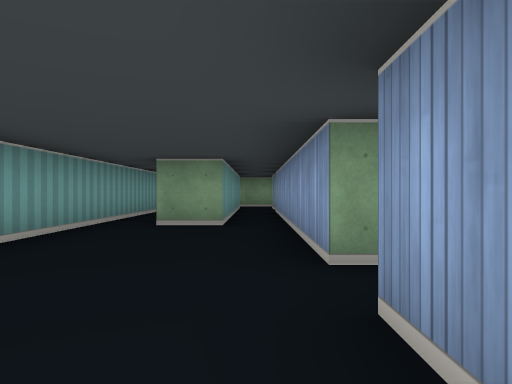
view 1 (above)

19 first-person views from a walk through a cub3D level. The camera is about half as high as the walls, looks level and sees 70° across. The floor is counted in squares. Each view is taken from the middle of a square. On the plan, view 1 faces up. The plan holds only what a view shows up to about 9 squares ahead; the rest is blank.

view 2
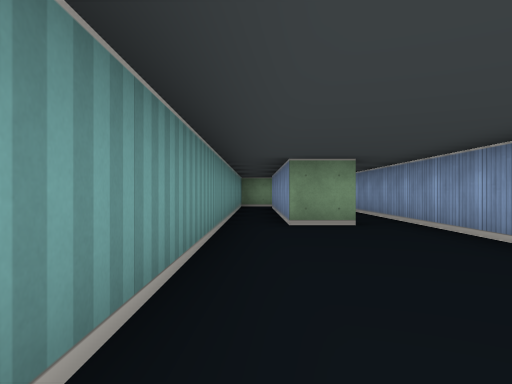

view 3
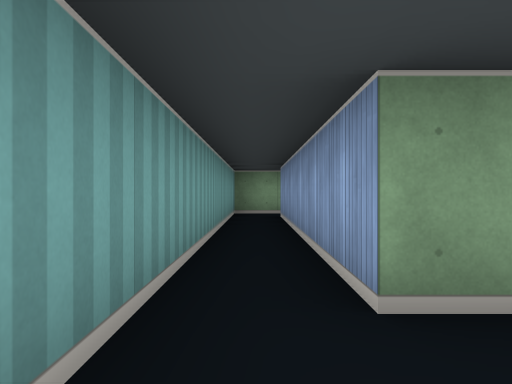

view 4
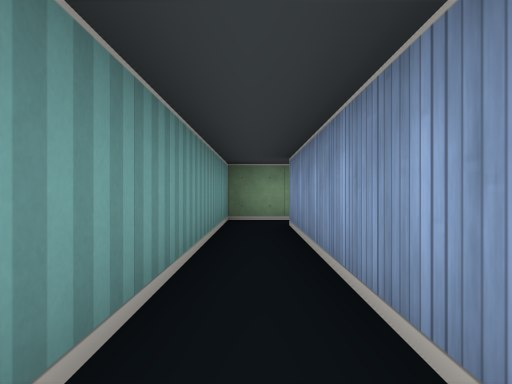

view 5
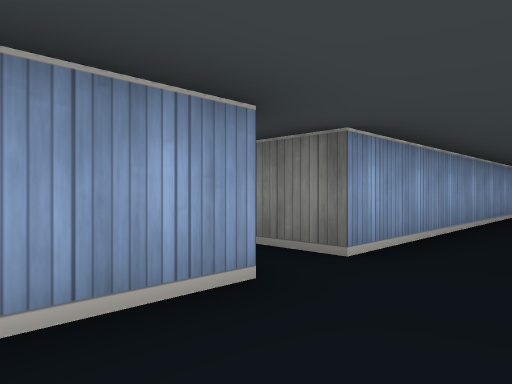

view 6
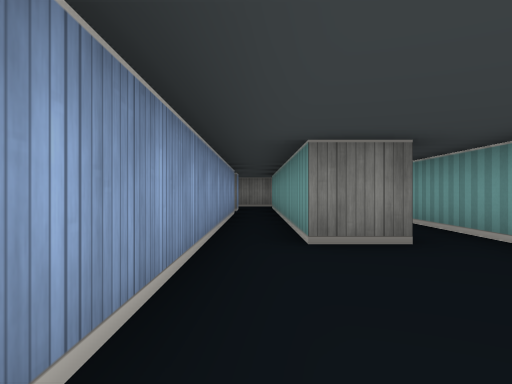

view 7
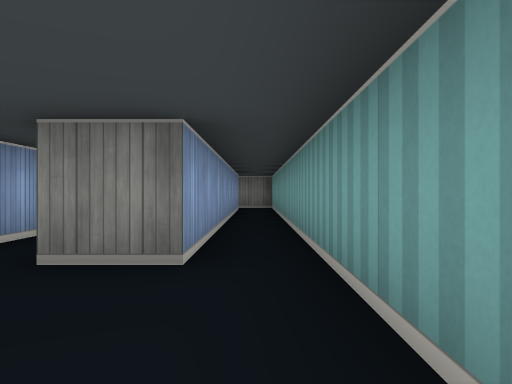

view 8
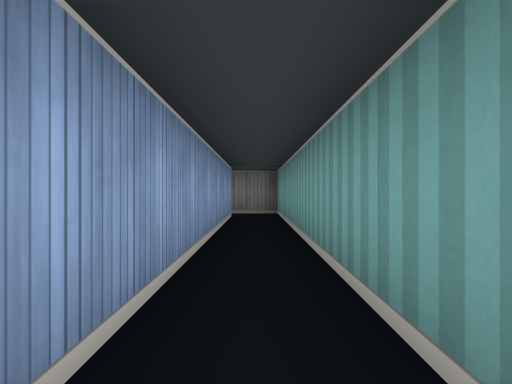

view 9
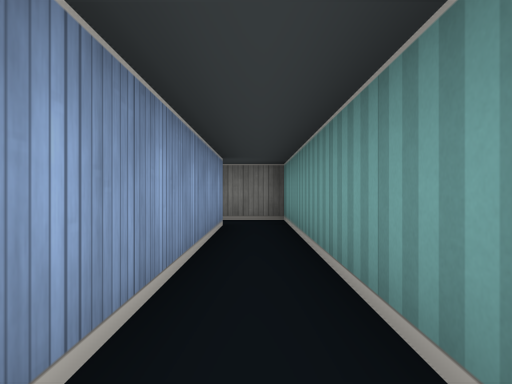

view 10
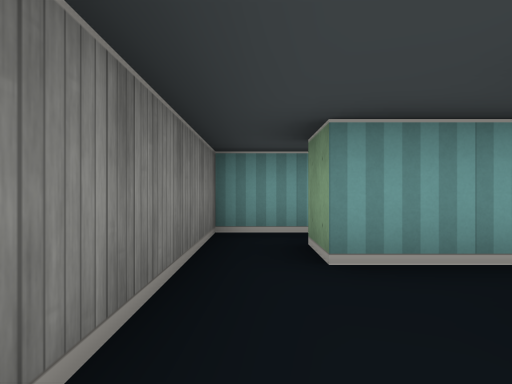

view 11
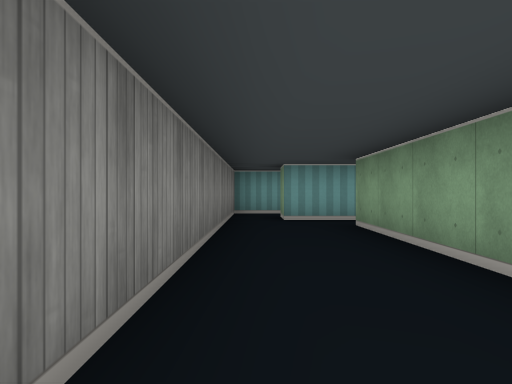

view 12
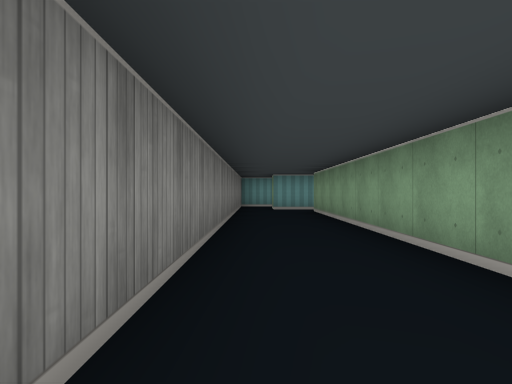

view 13
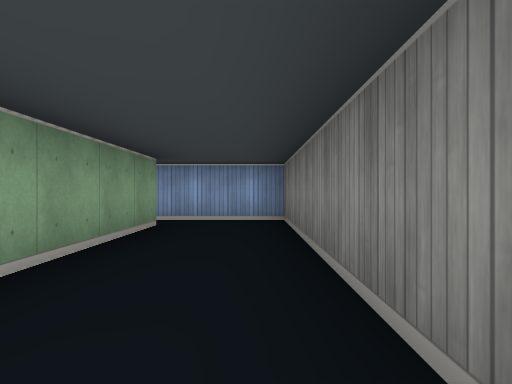

view 14
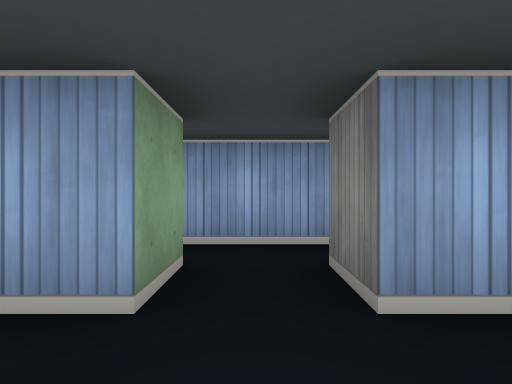

view 15
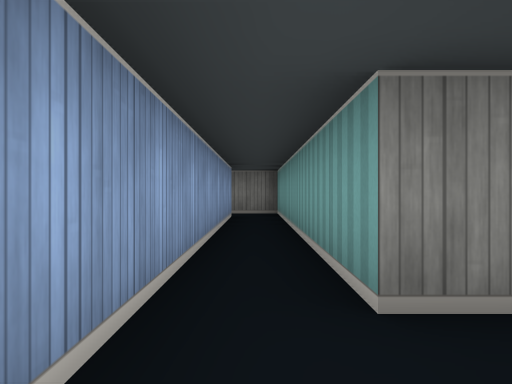

view 16
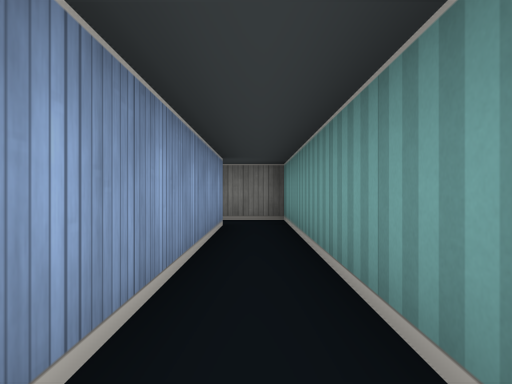

view 17
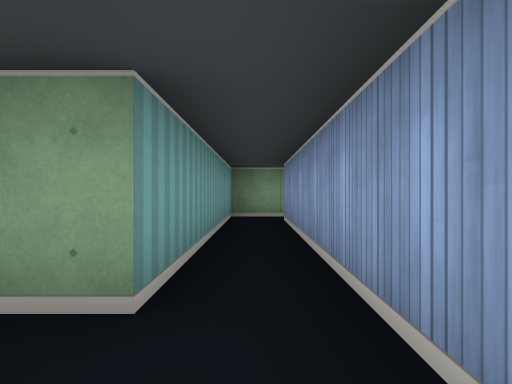

view 18
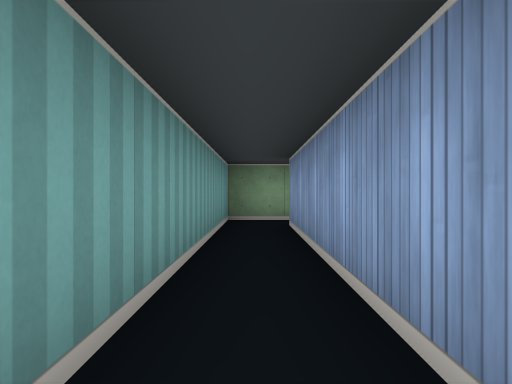

view 19
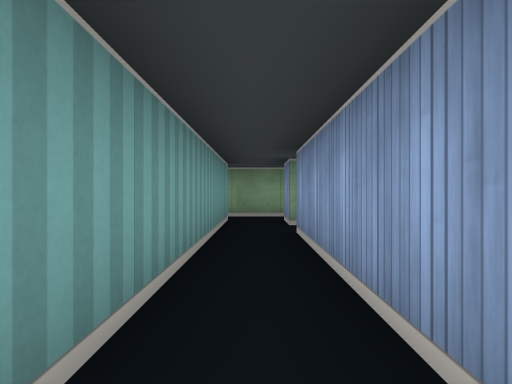

### Floor plan
Points are (right, up) in squares from view 1. A wall is a line through its corners. A room is listed if a view was taken in it or the views show most of it. See-through windows are left out.
Room 1 (views 1, 2, 3, 4, 5, 6, 7, 8, 9, 14, 19)
walls: (0.5, 2.5) (0.5, 5.5); (-0.5, 5.5) (-1.5, 5.5) (-1.5, 11.4); (0.5, -6.5) (0.5, 1.5); (-1.5, -9.5) (-1.5, -1.5) (-0.5, -1.5) (-0.5, -6.5); (-1.5, 12.5) (-2.5, 12.5) (-2.5, -10.5) (-1.5, -10.5)
ways out: opening at (-1, -10) to room 2; opening at (1, 2) to room 3; opening at (0, 6) to room 4; opening at (-1, 12); opening at (0, -7)
Room 2 (views 10, 11, 12, 13)
walls: (9.5, -8.5) (0.5, -8.5); (-0.5, -7.5) (-0.5, -9.5) (-1.5, -9.5); (-1.5, -10.5) (10.5, -10.5) (10.5, -8.1)
ways out: opening at (-1, -10) to room 1; opening at (0, -8)
Room 3 (views 15, 16, 17, 18)
walls: (0.5, 1.5) (1.5, 1.5) (1.5, -5.5) (2.6, -5.5); (2.5, -4.5) (2.5, 7.5); (2.6, 8.5) (1.5, 8.5) (1.5, 2.5) (0.5, 2.5)
ways out: opening at (1, 2) to room 1
Room 4 (no view inside)
walls: (-0.5, 10.4) (-0.5, 5.5); (0.5, 5.5) (0.5, 9.5)
ways out: opening at (0, 6) to room 1; opening at (0, 11); opening at (1, 10)

Where each view was taken, in squares from view 1:
view 1: 0 up, 0 right, facing up
view 2: 0 up, 2 left, facing up
view 3: 4 up, 2 left, facing up
view 4: 6 up, 2 left, facing up
view 5: 4 up, 1 left, facing down-right
view 6: 2 up, 0 right, facing down
view 7: 1 up, 2 left, facing down
view 8: 2 down, 2 left, facing down
view 9: 4 down, 2 left, facing down
view 10: 10 down, 2 right, facing left
view 11: 10 down, 6 right, facing left
view 12: 10 down, 10 right, facing left
view 13: 10 down, 4 right, facing right
view 14: 2 up, 1 left, facing right
view 15: 3 up, 2 right, facing down
view 16: 1 up, 2 right, facing down
view 17: 1 up, 2 right, facing up
view 18: 2 up, 2 right, facing up
view 19: 5 up, 0 right, facing up
